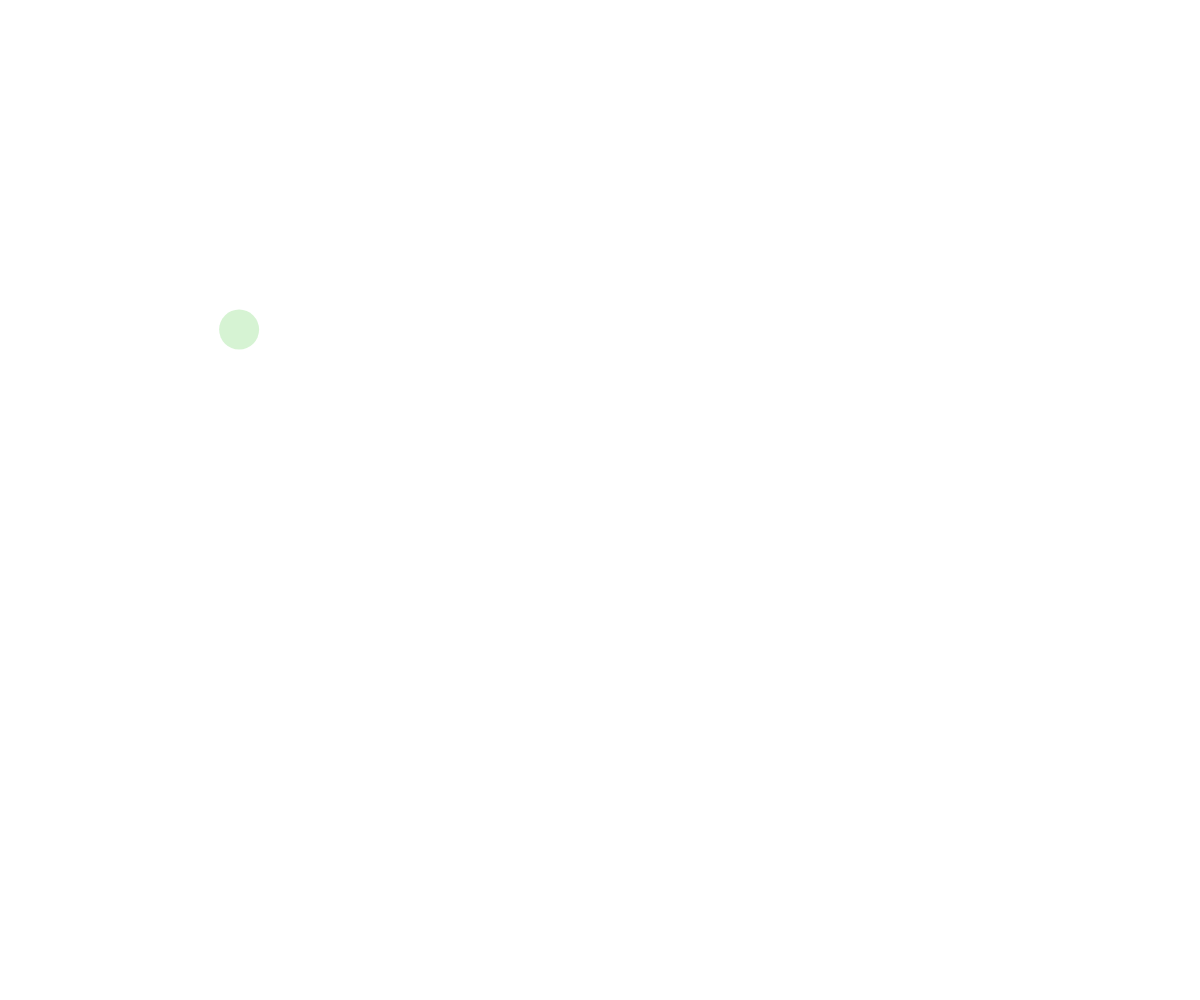
Frame 1 (no input)
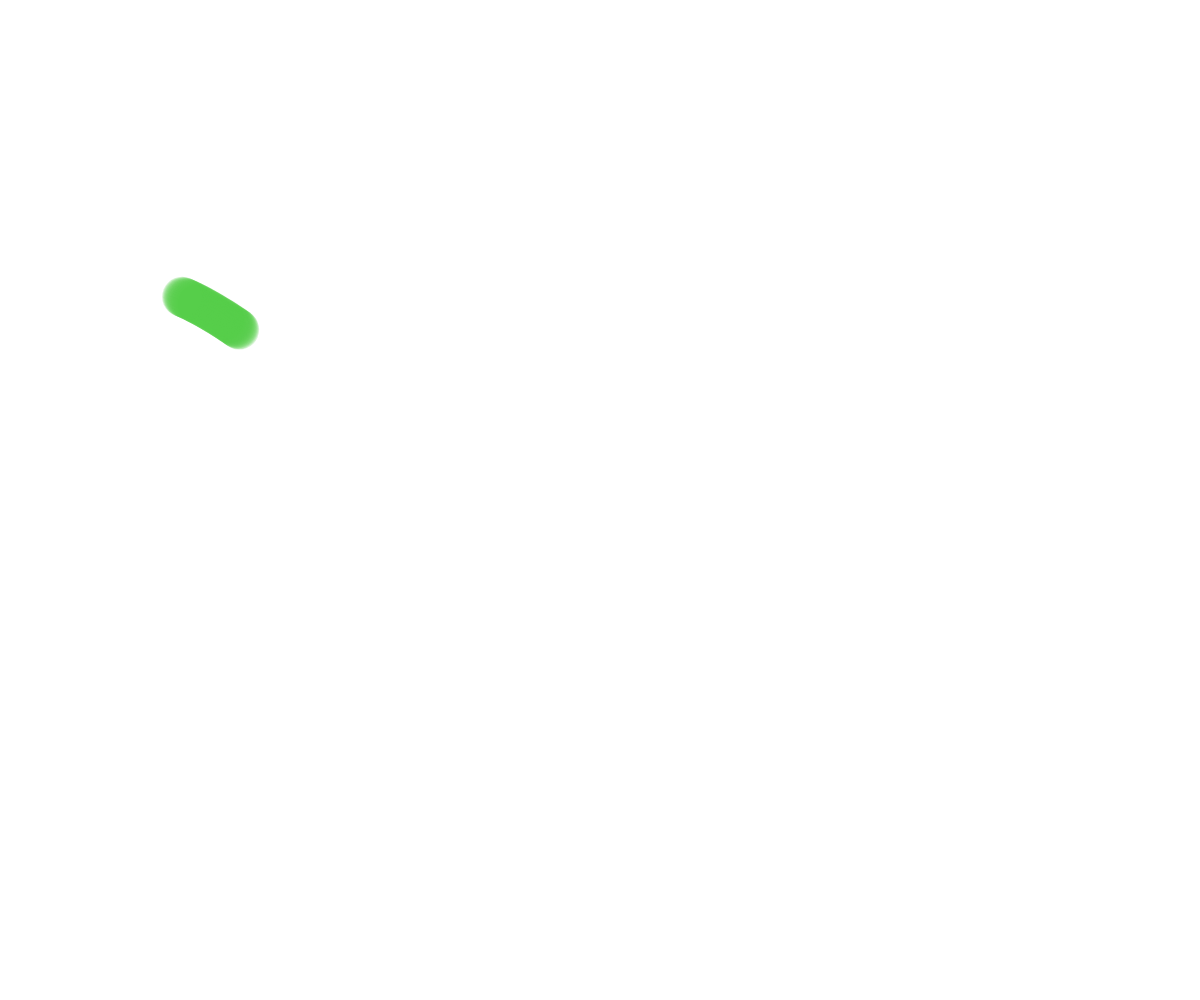
Frame 60 (no input)
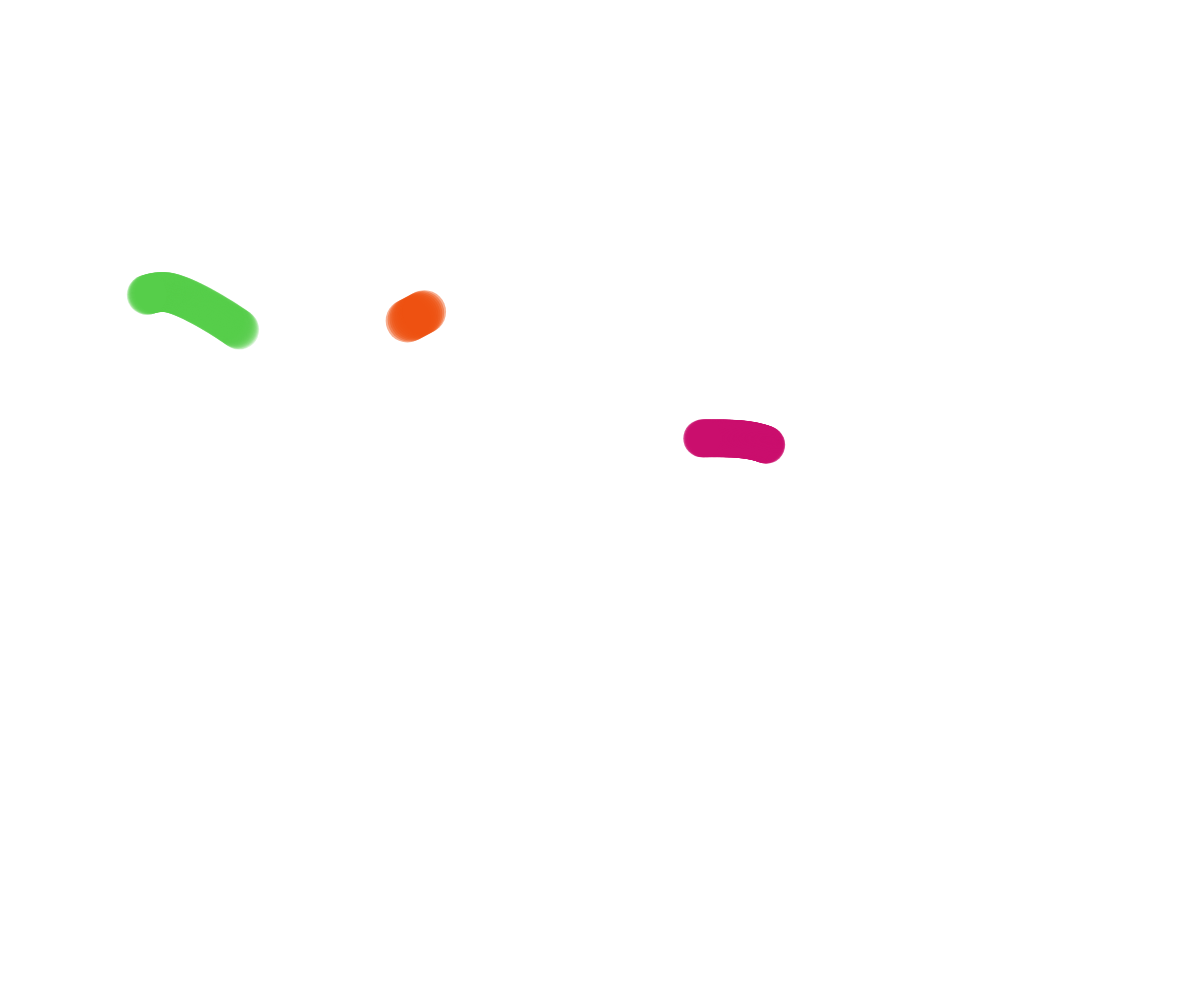
Frame 120 (the mouse pressed at the canvas centre since frame 60)

The p5.js sketch that drew these frames (run headless with seeded random() and noise() and a simulated clock; from frame 60 on, the mouse is pressed at the canvas centre):

// p5.js sketch
// ── sketch.js
// Perlin noise ball

let ballarray = [];

function setup() {
  createCanvas(windowWidth, windowHeight);
  spawnBall();
  window.setInterval(spawnBall,2000);
}

function draw() {
  // background(220);
  noStroke();
  for(let theBall of ballarray){
    fill(theBall.color);
    //move
    theBall.x = noise(theBall.time) * width;
    theBall.y = noise(theBall.time+300) * height;
    //display
    circle(theBall.x,theBall.y,theBall.size);
    theBall.time+=0.001;
  }
}

function spawnBall(){
  let ball = {
    x:random(width),
    y:random(height),
    size:random(10,50),
    color:color(random(255),random(255),random(255),random(255)),
    time:random(1000),
  };
  ballarray.push(ball);
}

function mousePressed(){
  spawnBall();
}
